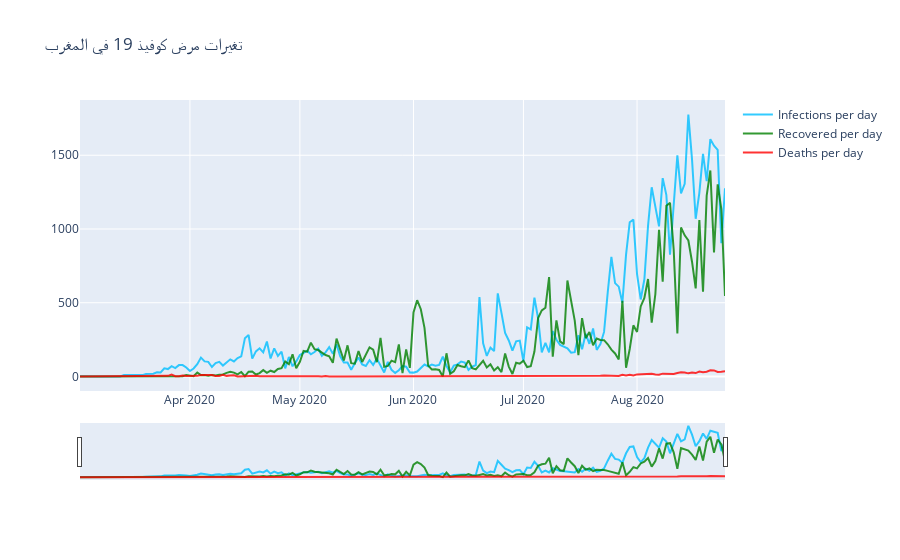

The cell this chart's notebook holds for it:
### Code cell
# THIS LINE IS MOST IMPORTANT AS THIS WILL DISPLAY PLOT ON 
#NOTEBOOK WHILE KERNEL IS RUNNING
#Time Series plot for knwoing the spread
import plotly as py 
import plotly.graph_objects as go
import pandas as pd
from plotly.offline import download_plotlyjs, init_notebook_mode, plot, iplot
init_notebook_mode(connected=True)  # THIS LINE IS MOST IMPORTANT AS THIS WILL DISPLAY PLOT ON 
#NOTEBOOK WHILE KERNEL IS RUNNING
#Time Series plot for knwoing the spread
fig=go.Figure()
fig.add_trace(go.Scatter(
                   x=df['Date '], 
                   y=df['Infections per day'],
                   name = 'Infections per day',
                   line_color='deepskyblue',
                   opacity = 0.8  ))
fig.add_trace(go.Scatter(
                   x=df['Date '],
                   y=df['Recovered per day'],
                   name = 'Recovered per day',
                   line_color='green',
                   opacity = 0.8  ))
fig.add_trace(go.Scatter(
                   x=df['Date '],
                   y=df['Deaths per day'],
                   name = 'Deaths per day',
                   line_color='red',
                   opacity = 0.8  ))
fig.update_layout(title_text='تغيرات مرض كوفيذ 19 في المغرب',xaxis_rangeslider_visible=True)
py.offline.iplot(fig)

### Figure 1 — Plotly figure (JSON) as saved in the notebook; plotly's stock layout.template omitted (floating-point values rounded to 4 significant figures; data arrays with more than 128 entries replaced by an {"elided": "..."} marker saying what was removed)
{"data": [{"line": {"color": "deepskyblue"}, "name": "Infections per day", "opacity": 0.8, "type": "scatter", "x": {"elided": "177 str values"}, "y": {"elided": "177 int values"}}, {"line": {"color": "green"}, "name": "Recovered per day", "opacity": 0.8, "type": "scatter", "x": {"elided": "177 str values"}, "y": {"elided": "177 int values"}}, {"line": {"color": "red"}, "name": "Deaths per day", "opacity": 0.8, "type": "scatter", "x": {"elided": "177 str values"}, "y": {"elided": "177 int values"}}], "layout": {"title": {"text": "تغيرات مرض كوفيذ 19 في المغرب"}, "xaxis": {"rangeslider": {"visible": true}}}}
